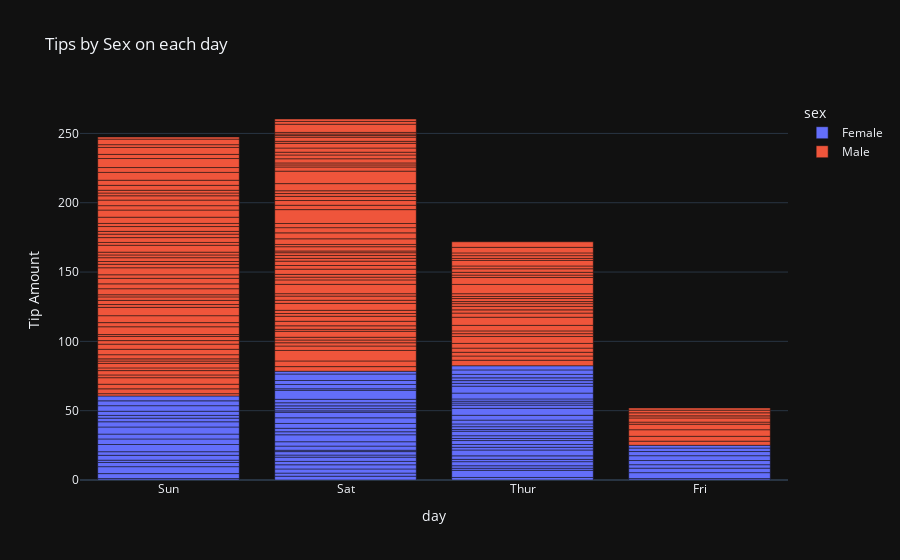

Write notebook code for a chart like this one.
### Code cell
df_tips = px.data.tips()
px.bar(df_tips, x='day', y='tip', color='sex', title='Tips by Sex on each day', labels={'tip':'Tip Amount', 'dat': "Day of the Week"})

### Figure 1 — Plotly figure (JSON) as saved in the notebook; plotly's stock layout.template omitted (floating-point values rounded to 4 significant figures; data arrays with more than 128 entries replaced by an {"elided": "..."} marker saying what was removed)
{"data": [{"alignmentgroup": "True", "hovertemplate": "sex=Female<br>day=%{x}<br>Tip Amount=%{y}<extra></extra>", "legendgroup": "Female", "marker": {"color": "#636efa", "pattern": {"shape": ""}}, "name": "Female", "offsetgroup": "Female", "orientation": "v", "showlegend": true, "textposition": "auto", "x": ["Sun", "Sun", "Sun", "Sun", "Sun", "Sun", "Sat", "Sat", "Sat", "Sat", "Sat", "Sat", "Sun", "Sun", "Sat", "Sat", "Sat", "Sat", "Sat", "Sat", "Sat", "Thur", "Thur", "Fri", "Fri", "Fri", "Fri", "Fri", "Sat", "Sat", "Sat", "Sat", "Sat", "Sun", "Sun", "Thur", "Thur", "Thur", "Thur", "Thur", "Thur", "Thur", "Thur", "Thur", "Thur", "Thur", "Thur", "Thur", "Thur", "Thur", "Thur", "Thur", "Thur", "Thur", "Thur", "Thur", "Thur", "Sun", "Sun", "Sun", "Sun", "Sun", "Sat", "Sat", "Sun", "Sun", "Sun", "Thur", "Thur", "Thur", "Thur", "Thur", "Thur", "Thur", "Sat", "Sat", "Sat", "Sat", "Sat", "Fri", "Fri", "Fri", "Fri", "Sat", "Sat", "Sat", "Thur"], "xaxis": "x", "y": [1.01, 3.61, 5.0, 3.02, 1.67, 3.5, 2.75, 2.23, 3.0, 3.0, 2.45, 3.07, 2.6, 5.2, 1.5, 2.47, 1.0, 3.0, 3.14, 5.0, 2.2, 1.83, 5.17, 1.0, 4.3, 3.25, 2.5, 3.0, 2.5, 3.48, 4.08, 4.0, 1.0, 4.0, 3.5, 1.5, 1.8, 2.92, 1.68, 2.52, 4.2, 2.0, 2.0, 2.83, 1.5, 2.0, 3.25, 1.25, 2.0, 2.0, 2.75, 3.5, 5.0, 2.3, 1.5, 1.36, 1.63, 5.14, 3.75, 2.61, 2.0, 3.0, 1.61, 2.0, 4.0, 3.5, 3.5, 4.19, 5.0, 2.0, 2.01, 2.0, 2.5, 3.23, 2.23, 2.5, 6.5, 1.1, 3.09, 3.48, 3.0, 2.5, 2.0, 2.88, 4.67, 2.0, 3.0], "yaxis": "y", "type": "bar"}, {"alignmentgroup": "True", "hovertemplate": "sex=Male<br>day=%{x}<br>Tip Amount=%{y}<extra></extra>", "legendgroup": "Male", "marker": {"color": "#EF553B", "pattern": {"shape": ""}}, "name": "Male", "offsetgroup": "Male", "orientation": "v", "showlegend": true, "textposition": "auto", "x": {"elided": "157 str values"}, "xaxis": "x", "y": {"elided": "157 float values"}, "yaxis": "y", "type": "bar"}], "layout": {"xaxis": {"anchor": "y", "domain": [0.0, 1.0], "title": {"text": "day"}}, "yaxis": {"anchor": "x", "domain": [0.0, 1.0], "title": {"text": "Tip Amount"}}, "legend": {"title": {"text": "sex"}, "tracegroupgap": 0}, "title": {"text": "Tips by Sex on each day"}, "barmode": "relative"}}
